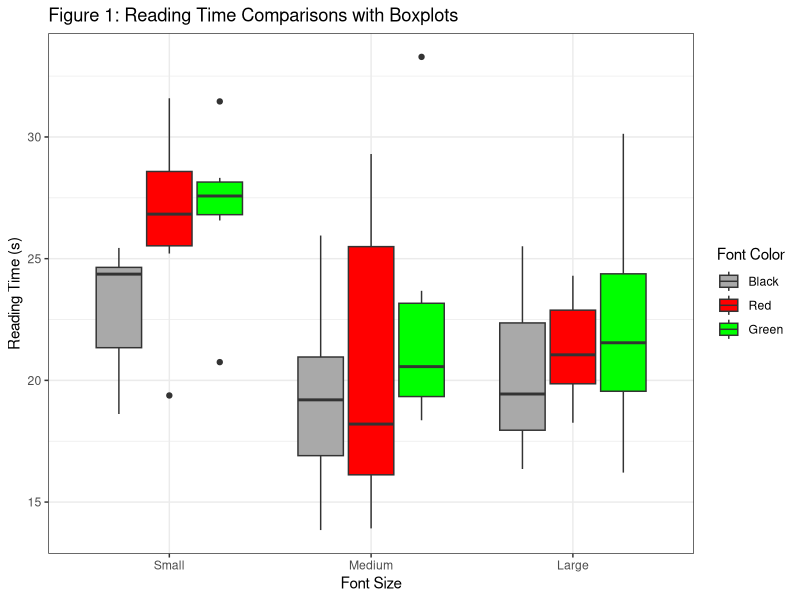
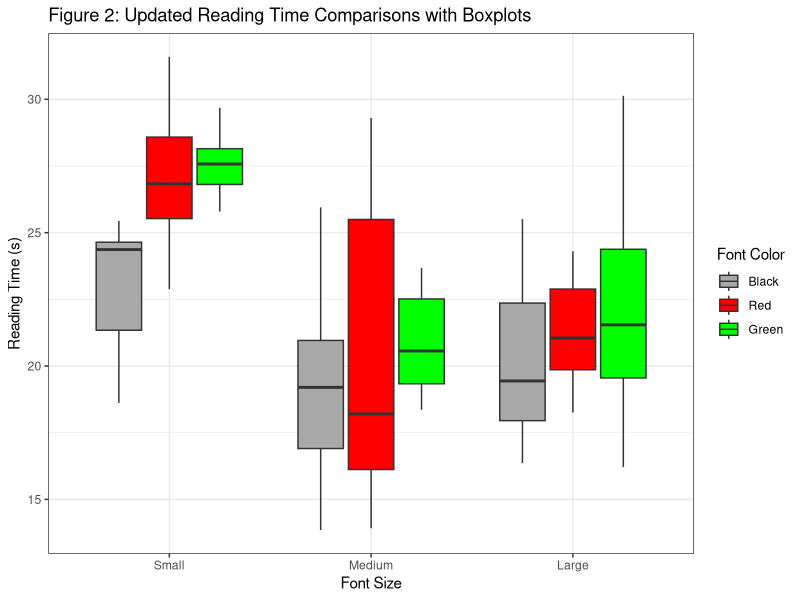
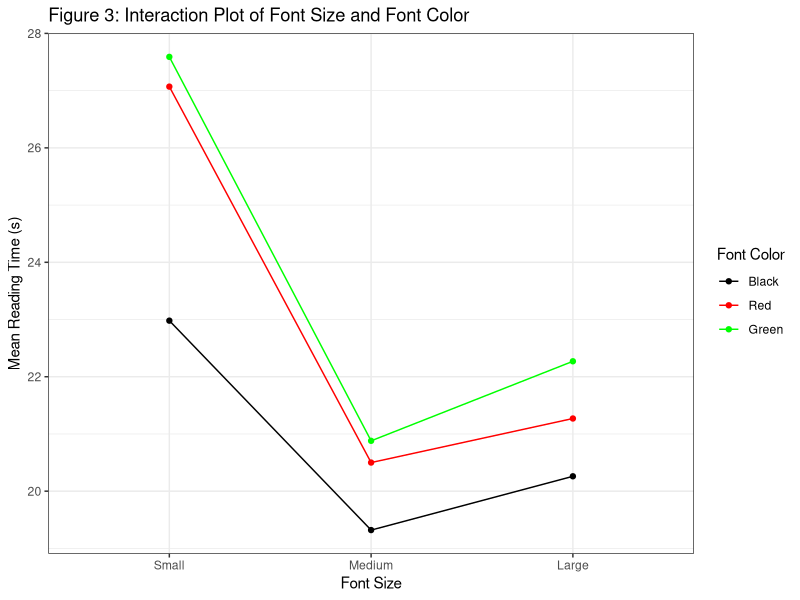
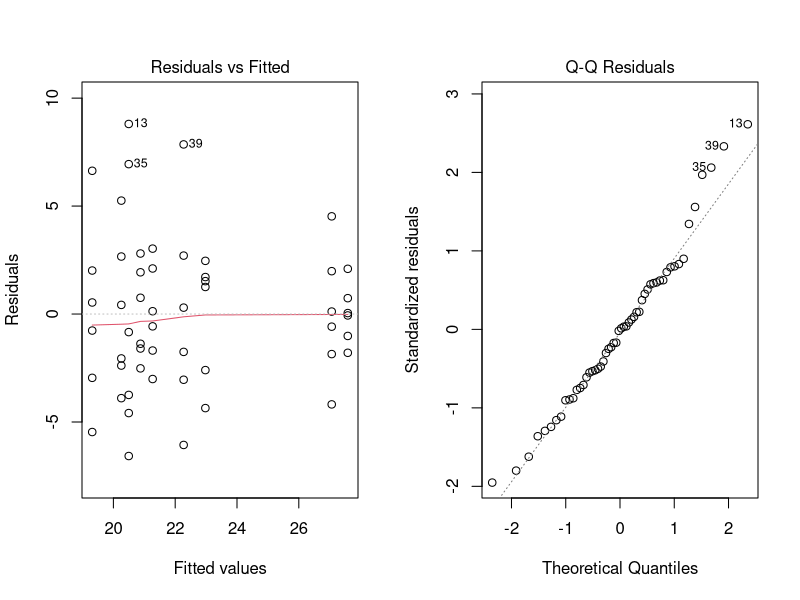
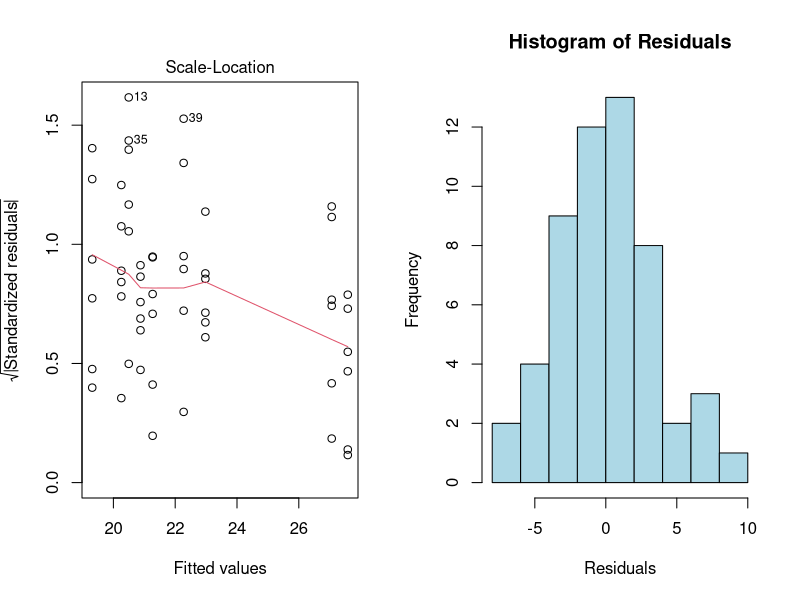

Write R code to recreate these figures, in order.
## ---- chunk 1
knitr::opts_chunk$set(message = FALSE)
knitr::opts_chunk$set(warning = FALSE)
knitr::opts_chunk$set(error = FALSE)

## ---- chunk 2
library(car)
library(emmeans)
library(tidyverse)
library(knitr)
library(broom)

## ---- chunk 3
# get factors in their own columns
# font color levels (highest to lowest contrast against white background): black (-1), red (0), green (1)
# font size levels (smallest to largest font): small (-1), medium (0), large (1)
data <- read.csv("Final_Data.csv")

read_speed <- data |>
  mutate("Font Color" = factor(Text.Settings,
                               levels = c("black, small", "black, medium", "black, large",
                                          "red, small", "red, medium", "red, large",
                                          "green, small", "green, medium", "green, large"),
                               labels = rep(c("Black", "Red", "Green"), each = 3)),
         "Font Size" = factor(Text.Settings,
                              levels = c("black, small", "black, medium", "black, large",
                                          "red, small", "red, medium", "red, large",
                                          "green, small", "green, medium", "green, large"),
                              labels = rep(c("Small", "Medium", "Large"), times = 3))) |>
  rename("Time" = Time..s.) |>
  select(`Font Size`, `Font Color`, `Time`)

kable(head(read_speed, n = 9),
      caption = "Reading Time by Factors Data Collection")

# get key summary stats of our data
summary_stats <- read_speed |>
  group_by(`Font Size`, `Font Color`) |>
  summarise(Mean = round(mean(Time), 2),
            SD = round(sd(Time), 2))

kable(summary_stats,
      col.names = c("Font Size", "Font Color", "Mean (s)", "SD (s)"),
      caption = "Summary Statistics of Reading Time by Treatment Group (n = 6)")

## ---- chunk 4
# boxplots to compare means
ggplot(read_speed, aes(x = `Font Size`,
                       y = `Time`,
                       fill = `Font Color`)) +
  scale_fill_manual(values = c("darkgray", "red", "green")) +
  geom_boxplot() + 
  labs(y = "Reading Time (s)",
       title = "Figure 1: Reading Time Comparisons with Boxplots") +
  theme_bw()

## ---- chunk 5
# remove outliers based on box plot

# outlier small/red is the min
outliers_sr <- read_speed |>
  filter(`Font Size` == "Small", `Font Color` == "Red") |>
  filter(Time == min(Time))

# outlier small/green is both the min and max
outliers_sg <- read_speed |>
  filter(`Font Size` == "Small", `Font Color` == "Green") |>
  filter(Time == max(Time) |
         Time == min(Time))

# outlier medium/green is the max
outliers_mg <- read_speed |>
  filter(`Font Size` == "Medium", `Font Color` == "Green") |>
  filter(Time == max(Time))

read_speed_clean <- read_speed |>
  filter(Time != outliers_sr$Time &
          Time != outliers_sg$Time[1] &
          Time != outliers_sg$Time[2] &
          Time != outliers_mg$Time)

read_speed_new <- read_speed_clean |>
  add_row(`Font Size` = as.factor(c("Small", "Small", "Small", "Medium")),
          `Font Color` = as.factor(c("Green", "Red", "Green", "Green")),
          Time = c(29.68, 22.88, 25.79, 22.81))

# new summary statistics
summary_stats_new <- read_speed_new |>
  group_by(`Font Size`, `Font Color`) |>
  summarise(Mean = round(mean(Time), 2),
            SD = round(sd(Time), 2))

kable(summary_stats_new,
      col.names = c("Font Size", "Font Color", "Mean (s)", "SD (s)"),
      caption = "Updated Summary Statistics of Reading Time by Treatment Group (n = 6)")

# new boxplot w/o outliers
ggplot(read_speed_new, aes(x = `Font Size`,
                             y = `Time`,
                             fill = `Font Color`)) +
  scale_fill_manual(values = c("darkgray", "red", "green")) +
  geom_boxplot() + 
  labs(y = "Reading Time (s)",
       title = "Figure 2: Updated Reading Time Comparisons with Boxplots") +
  theme_bw()

## ---- chunk 6
# interaction plot
ggplot(summary_stats_new, aes(x = `Font Size`,
                          y = Mean,
                          color = `Font Color`,
                          group = `Font Color`)) +
  scale_color_manual(values = c("black", "red", "green")) +
  geom_point() +
  geom_line() +
  labs(y = "Mean Reading Time (s)",
       title = "Figure 3: Interaction Plot of Font Size and Font Color") + 
  theme_bw()

## ---- chunk 7
anova <- aov(`Time` ~ `Font Size` * `Font Color`, read_speed_new)

par(mfrow = c(1, 2))
plot(anova, which = 1:3)

hist(anova$residuals,
     main = "Histogram of Residuals",
     xlab = "Residuals",
     col = "lightblue")

## ---- chunk 8
# generate ANOVA table
kable(tidy(anova),
      digits = 3,
      col.names = c("Sources of Variation", "degrees of freedom", "Sum of Squares", "Mean Square", "F", "p-value"),
      caption = "ANOVA Table")
